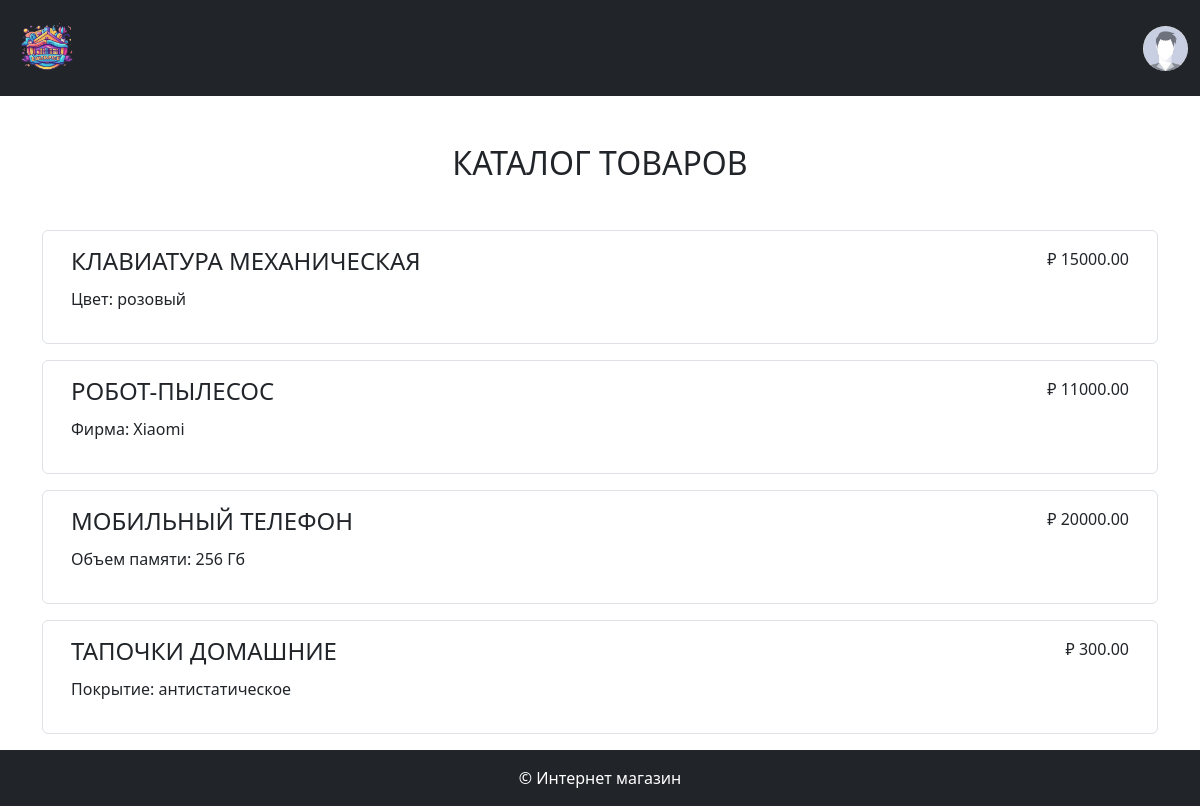
Screenshot of / (signed in) with the database file from the repository.
### models.py (models this page shows, shortened)
class Base(DeclarativeBase):
    metadata = MetaData(naming_convention={
        "ix": 'ix_%(column_0_label)s',
        "uq": "uq_%(table_name)s_%(column_0_name)s",
        "ck": "ck_%(table_name)s_%(constraint_name)s",
        "fk": "fk_%(table_name)s_%(column_0_name)s_%(referred_table_name)s",
        "pk": "pk_%(table_name)s"
    })

class Product(Base):
    __tablename__ = 'products'
    id: Mapped[int] = mapped_column(primary_key=True)
    name: Mapped[str] = mapped_column(String(100))
    desc: Mapped[str] = mapped_column(Text)
    price: Mapped[int] = mapped_column(Integer)

### app.py (the view)
@app.route('/')
def index():
    products = db.session.execute(db.select(Product)).scalars()
    return render_template('index.html',products=products)

### auth.py (called while the page is built)
def load_order(order_id):
    order = db.session.execute(db.select(Order).filter_by(id=order_id)).scalar()
    return order

### templates/index.html
{% extends 'base.html' %}
{% block content %}
<div class="container">
    <div class="my-5">
        <h2 class="mb-3 text-center text-uppercase font-weight-bold">Каталог товаров</h2>
    </div>
    <div class="container-fluid mt-3 mb-3">
        {% for product in products %}
            <div class="row p-3 border rounded mb-3">
                <div class="col-md-12 align-items-center">
                    <div class="d-flex">
                        <h4 class="text-uppercase">{{ product.name }}</h4>
                        <p class="ms-auto rating">
                            <span>₽</span> <span>{{ "%.2f" | format(product.price) }}</span>
                        </p>
                    </div>
                    <p>{{ product.desc }}</p>
                </div>
            </div>
        {% endfor %}
    </div>
</div>
{% endblock %}

### templates/base.html (shortened to what this page needs)
<!doctype html>
<html lang="ru" class="h-100">
<head>
    <link href="https://cdn.jsdelivr.net/npm/bootstrap@5.2.0-beta1/dist/css/bootstrap.min.css" rel="stylesheet"
>
    <link rel="stylesheet" href="{{ url_for('static', filename='styles.css') }}">
</head>
<body class="d-flex flex-column h-100">
    <header>
        <nav class="navbar navbar-dark bg-dark">
            <div class="container-fluid">
                <div class="logo navbar-brand">
                    <a href="{{ url_for('index') }}">
                        <img class="img-fluid lg" src="{{ url_for('static', filename='images/logo.png') }}" alt="logo">
                    </a>
                </div>
                {% if current_user.is_authenticated %}
                    <div class="dropdown d-flex" style="width: 200px;">
                        <div class="profile ms-auto" title="{{ current_user.full_name }}" id="dropdownMenuButton" data-bs-toggle="dropdown"
                            aria-haspopup="true" aria-expanded="false">
                            <img class="img-fluid rounded-circle cursor-pointer"
                                src="{{ url_for('static', filename='images/default-profile-picture-300x300.jpeg') }}" alt="profile-pic">
                        </div>
                    </div>
                {% else %}
                    <a class="btn btn-outline-light" href="{{ url_for('auth.login') }}">Войти</a>
                {% endif %}
            </div>
        </nav>
    </header>
    <main class="main flex-grow-1">
       {% block content %}
       {% endblock %}
    </main>
    <footer class="bg-dark text-white d-flex align-items-center justify-content-center py-3">
        &copy; Интернет магазин
    </footer>
</body>
</html>

### static/styles.css (style rules this page uses)
.logo { max-width: 175px; }
.profile { max-width: 45px; }
.lg { max-width: 70px; }

### rows the page displays
Product: name "КЛАВИАТУРА МЕХАНИЧЕСКАЯ", price "15000.00", desc "Цвет: розовый"
Product: name "РОБОТ-ПЫЛЕСОС", price "11000.00", desc "Фирма: Xiaomi"
Product: name "МОБИЛЬНЫЙ ТЕЛЕФОН", price "20000.00", desc "Объем памяти: 256 Гб"
Product: name "ТАПОЧКИ ДОМАШНИЕ", price "300.00", desc "Покрытие: антистатическое"
